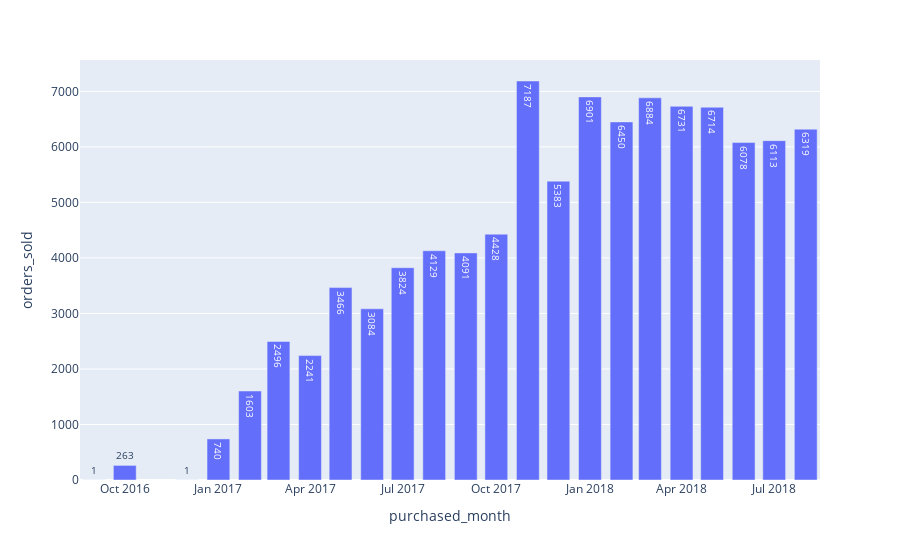

Notebook code for this chart:
### Markdown cell above
#### total # of orders sold by month

### Code cell
aov = order.merge(order_prod, on = 'order_id')
aov = aov[aov.order_status == 'delivered']
aov = aov.merge(prod, on = 'product_id')

per = pd.DatetimeIndex(aov.purchased_at).to_period("M") 

aov['purchased_month'] = per

aov = aov.groupby(['purchased_month'])['order_id'].nunique().reset_index()


#aov = aov.groupby(by='order_id')['price','shipping'].sum().reset_index()
aov.columns = ['purchased_month', 'orders_sold']
aov = aov.sort_values(by = ['orders_sold'], ascending = False)
#aov = aov.groupby(['purchased_month']).head(3)
aov['purchased_month'] = aov['purchased_month'].astype('str')


fig = px.bar(aov, x = 'purchased_month', y = 'orders_sold', text = 'orders_sold' )


#fig.update_layout(uniformtext_minsize=3, uniformtext_mode='hide')
fig.update_traces(textfont_size=10)
fig.show()

### Figure 1 — Plotly figure (JSON) as saved in the notebook; plotly's stock layout.template omitted (floating-point values rounded to 4 significant figures)
{"data": [{"alignmentgroup": "True", "hovertemplate": "purchased_month=%{x}<br>orders_sold=%{text}<extra></extra>", "legendgroup": "", "marker": {"color": "#636efa", "pattern": {"shape": ""}}, "name": "", "offsetgroup": "", "orientation": "v", "showlegend": false, "text": [7187, 6901, 6884, 6731, 6714, 6450, 6319, 6113, 6078, 5383, 4428, 4129, 4091, 3824, 3466, 3084, 2496, 2241, 1603, 740, 263, 1, 1], "textfont": {"size": 10}, "textposition": "auto", "type": "bar", "x": ["2017-11", "2018-01", "2018-03", "2018-04", "2018-05", "2018-02", "2018-08", "2018-07", "2018-06", "2017-12", "2017-10", "2017-08", "2017-09", "2017-07", "2017-05", "2017-06", "2017-03", "2017-04", "2017-02", "2017-01", "2016-10", "2016-12", "2016-09"], "xaxis": "x", "y": [7187, 6901, 6884, 6731, 6714, 6450, 6319, 6113, 6078, 5383, 4428, 4129, 4091, 3824, 3466, 3084, 2496, 2241, 1603, 740, 263, 1, 1], "yaxis": "y"}], "layout": {"barmode": "relative", "legend": {"tracegroupgap": 0}, "margin": {"t": 60}, "xaxis": {"anchor": "y", "domain": [0, 1], "title": {"text": "purchased_month"}}, "yaxis": {"anchor": "x", "domain": [0, 1], "title": {"text": "orders_sold"}}}}
